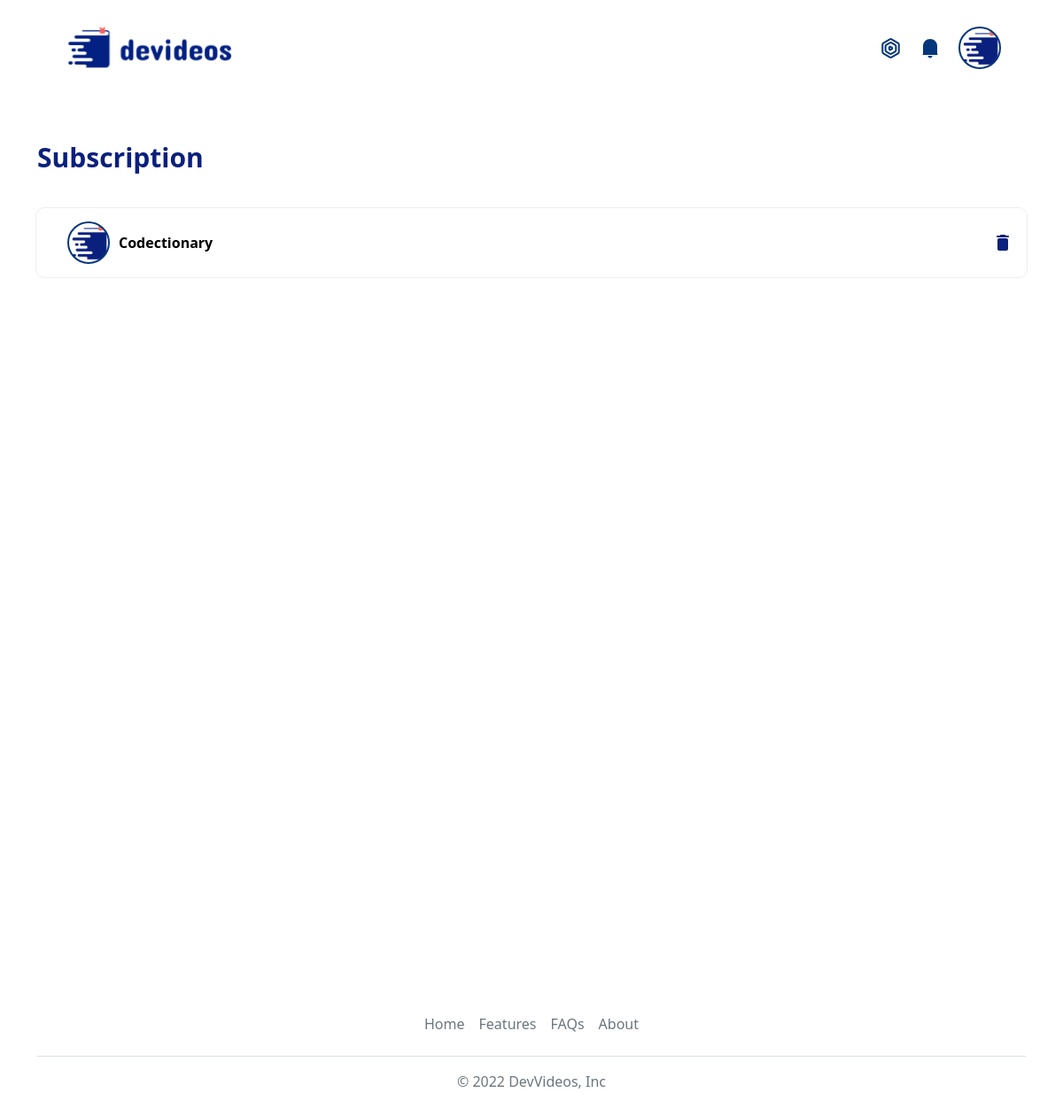
Page /subscriptions (signed in) on the committed database.
### codectionaryapp/models.py (models this page shows, shortened)
class Creator(models.Model):
    email  = models.EmailField(unique=True);
    name  = models.CharField(max_length=100);
    channel_name  = models.CharField(max_length=100,unique=True);
    street_address  = models.CharField(max_length=100);
    country  = models.CharField(max_length=100);
    city  = models.CharField(max_length=100);
    zip_code  = models.IntegerField(default=00);
    date_of_birth  = models.DateField(auto_now=False, auto_now_add=False);
    channel_catagory  = models.CharField(max_length=100);
    channel_banner  = models.ImageField(upload_to='img/');
    channel_logo  = models.ImageField(upload_to='img/');
    about  = models.CharField(max_length=500);
    github  = models.CharField(max_length=500,default='')
    user = models.OneToOneField(User,on_delete= models.CASCADE, default='')
    date_joined = models.DateField(auto_now=True);

### codectionaryapp/views.py (the view)
# urls.py: path('subscriptions', views.subscriptions, name='subscriptions'),
@login_required(login_url='/login')
def subscriptions(request):
    creator = None
    subscription = getSubscriptions(request)
    if request.user.is_authenticated:
        user = Creator.objects.filter(user=request.user)
        if user:
            creator = user[0]
    context = {'title': 'DeVideos - Explore Knowledge online',
               'subscriptions': subscription, 'creator_profile': creator}
    return render(request, 'subscriptions.html', context)

### codectionaryapp/functions.py (called while the page is built)
def getSubscriptions(request):
    subscription = []
    if request.user.is_authenticated:
        subs = Follower.objects.filter(followed_by = request.user).all()
        for sub in subs:
            subscription.append(sub.follow_to)
    return subscription

### templates/subscriptions.html (shortened to what this page needs)
{% extends 'skleton.html' %}
{% block body %}
    <link rel="stylesheet" href="/static/css/subs.css">
    <section style="height: 100vh;">
        <div class="container">
            <h1>Subscription</h1>
            <div class="row" id="subs-holder">
                {% for sub  in subscriptions %}
                    <div class="subscriptionTile" id="{{sub.id}}">
                        <div class="name-channel">
                            <a href="/profile/{{sub.channel_name}}/"><div class="nav-foot profile-photo dr-photo" style="background-image:url(/media/{{creator_profile.channel_logo}})"></div> </a>
                            <a href="/profile/{{sub.channel_name}}/"><b class="sub-name">{{sub.channel_name}}</b></a>
                        </div>
                        <img src="/static/img/delete.svg" onclick="unfollow('{{sub.id}}')" style="cursor: pointer;">
                    </div>
                {% endfor %}
            </div>
          </div>
    </section>
{% endblock body %}

### templates/skleton.html (shortened to what this page needs)
{% load socialaccount %}
{% load static %}
<!DOCTYPE html>
<html>
  <head>
    <link rel="stylesheet" href="/static/css/footers.css" />
    <link href="https://cdn.jsdelivr.net/npm/bootstrap@5.1.3/dist/css/bootstrap.min.css" rel="stylesheet">
    <link rel="stylesheet" href="/static/css/navbar.css" />
    <link rel="stylesheet" href="/static/css/style.css">
</head>
  <body>
    <nav class="navbar navbar-light navigation">
      <div class="container-fluid">
        <a href="/"> <img src="/static/img/logo.svg" class="logo"></a>
        <div class="nav-footer">
          {% if request.user.is_authenticated %}
          <a href="/studio" class="a"><img src="/static/img/studio.svg" class="nav-foot"></a>
          <img src="/static/img/notification.svg" class="nav-foot">
          {% endif %}
          {% if request.user.is_authenticated %}
            {% if creator_profile %}
            <div class="nav-foot profile-photo" style="background-image:url('/media/{{creator_profile.channel_logo}}')" onclick="options()"></div>
            {% else %}
            <div class="nav-foot profile-photo" style="background-image:url('{{user.socialaccount_set.all.0.get_avatar_url}}')" onclick="options()"></div>
            {% endif %}
          {% else %}
            <a href="/login">
              <button class="login-btn">Join Us</button>
            </a>
          {% endif %}
        </div>
      </div>
    </nav>
    {% block body %}{% endblock body %}
    <div class="container">
        <footer class="py-3 my-4">
          <ul class="nav justify-content-center border-bottom pb-3 mb-3">
            <li class="nav-item"><a href="#" class="nav-link px-2 text-muted">Home</a></li>
            <li class="nav-item"><a href="#" class="nav-link px-2 text-muted">Features</a></li>
            <li class="nav-item"><a href="#" class="nav-link px-2 text-muted">FAQs</a></li>
            <li class="nav-item"><a href="#" class="nav-link px-2 text-muted">About</a></li>
          </ul>
          <p class="text-center text-muted">&copy; 2022 DevVideos, Inc</p>
        </footer>
      </div>
  </body>
</html>

### static/css/navbar.css (style rules this page uses)
.logo { width: 200px; margin: 20px 58px; }
.nav-foot { margin-left: 20px; }
.profile-photo { width: 48px; height: 48px; border-radius: 100px; border: 2px solid #05367C; background-image: url("/static/img/person.svg"); background-size: cover; background-position: center; cursor: pointer; }
.nav-footer { display:flex; margin-right: 58px; align-items: center; }
.navigation { position: fixed; top: 0px; background-color: white; width: 100%; z-index: 1; }

### static/css/style.css (style rules this page uses)
a { text-decoration: none; color: #000; transition: .5s; }
.a { width: auto; height: auto; }

### static/css/subs.css (style rules this page uses)
a { display: inline-block; }
.subscriptionTile { border: #eee 1px solid; justify-content: space-between; border-radius: 10px; padding: 15px; display: flex; align-items: center; margin: 10px; margin: 30px 10px; width: calc(100% - 20px); }
.sub-name { margin-left: 10px; }
.container { margin-top: 160px; }
h1 { font-size: 30px; font-weight: 700; color: #0A207D; }
.name-channel { display: flex; flex-direction: row; align-items: center; }

### rows in the picture
Creator: channel_logo (picture)
Creator: channel_logo (picture), channel_name "Codectionary"
